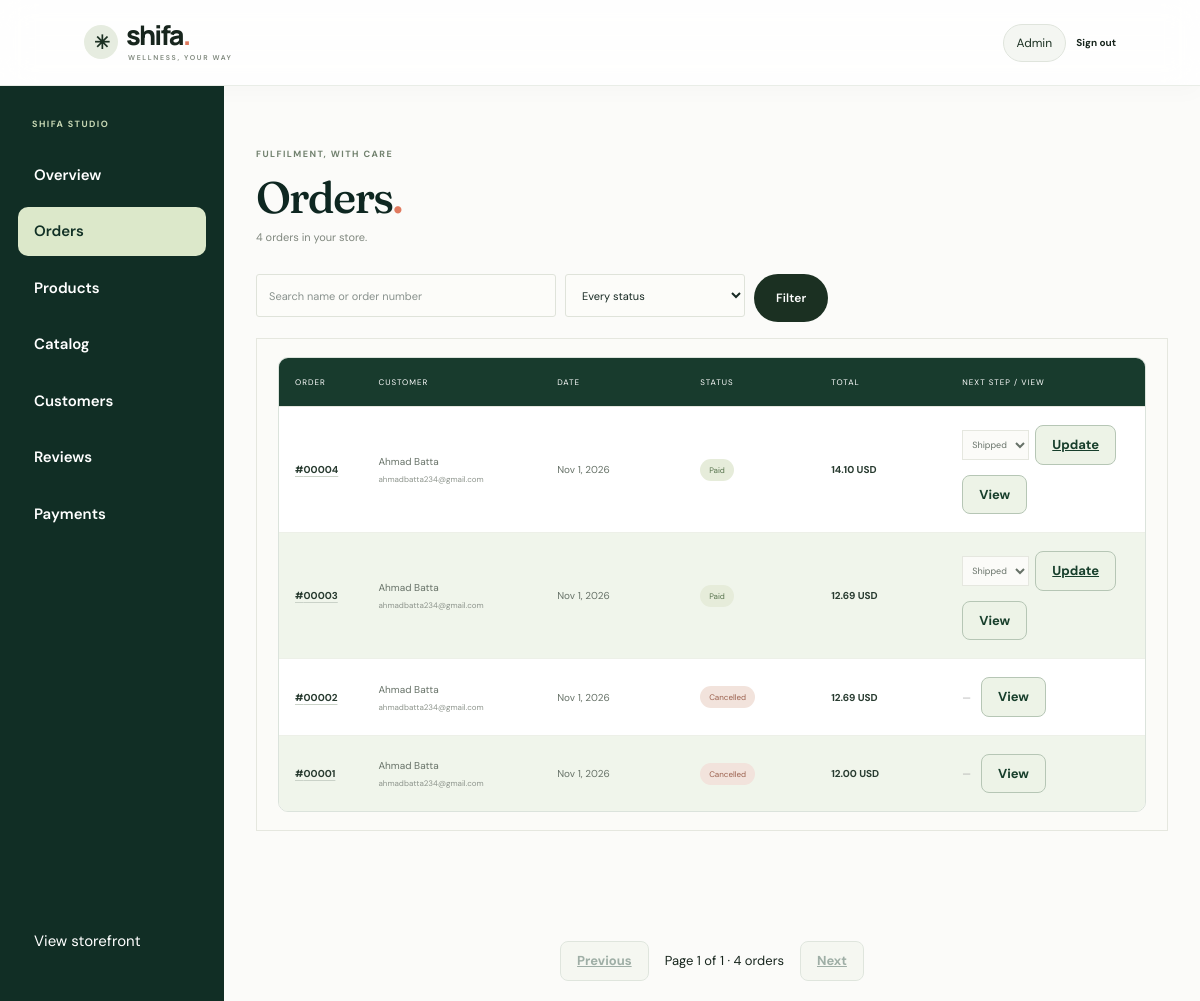
The app's page /admin/orders (signed in) with its own data.
### tables this page shows
CREATE TABLE `orders` (
  `id` int(10) UNSIGNED NOT NULL,
  `user_id` int(10) UNSIGNED NOT NULL,
  `status` enum('pending','paid','processing','shipped','delivered','cancelled','refunded') NOT NULL DEFAULT 'pending',
  `total` decimal(10,2) NOT NULL,
  `currency` char(3) NOT NULL DEFAULT 'usd',
  `discount_total` decimal(10,2) NOT NULL DEFAULT 0.00,
  `shipping_total` decimal(10,2) NOT NULL DEFAULT 0.00,
  `ship_name` varchar(100) NOT NULL,
  `ship_phone` varchar(30) NOT NULL,
  `ship_address` varchar(255) NOT NULL,
  `ship_city` varchar(80) NOT NULL,
  `shipping_time` datetime DEFAULT NULL,
  `processed_by_admin_id` int(10) UNSIGNED DEFAULT NULL,
  `created_at` datetime NOT NULL DEFAULT current_timestamp(),
  `updated_at` datetime NOT NULL DEFAULT current_timestamp() ON UPDATE current_timestamp()
);

CREATE TABLE `users` (
  `id` int(10) UNSIGNED NOT NULL,
  `name` varchar(100) NOT NULL,
  `email` varchar(150) NOT NULL,
  `password_hash` varchar(255) DEFAULT NULL,
  `google_id` varchar(100) DEFAULT NULL,
  `phone` varchar(30) DEFAULT NULL,
  `address` varchar(255) DEFAULT NULL,
  `city` varchar(80) DEFAULT NULL,
  `is_blocked_from_commenting` tinyint(1) NOT NULL DEFAULT 0,
  `is_blocked_from_rating` tinyint(1) NOT NULL DEFAULT 0,
  `blocked_by_admin_id` int(10) UNSIGNED DEFAULT NULL,
  `created_at` datetime NOT NULL DEFAULT current_timestamp(),
  `updated_at` datetime NOT NULL DEFAULT current_timestamp() ON UPDATE current_timestamp()
);

### app/Core/Controllers/AdminConsoleController.php (called while the page is built, shortened)
<?php
require_once __DIR__ . '/../Database.php';
require_once __DIR__ . '/../../Models/AdminOrder.php';
class AdminConsoleController extends Controller
{
    private PDO $db;
    private string $basePath;
    public function __construct()
    {
        $this->basePath = rtrim(str_replace('\\', '/', dirname($_SERVER['SCRIPT_NAME'] ?? '')), '/');
        $this->db = (new Database())->connect();
    }
    public function orders(): void
    {
        $model = new AdminOrder($this->db);
        $result = $model->getPaginatedOrders(max(1, (int) ($_GET['page'] ?? 1)), 8, ['status' => trim((string) ($_GET['status'] ?? '')), 'search' => trim((string) ($_GET['q'] ?? ''))]);
        $this->render('admin/orders', ['orders' => $result['orders'], 'page' => $result['page'], 'total' => $result['total'], 'title' => 'Orders']);
    }
    private function render(string $page, array $data): void
    {
        $this->view('layout', $data + [
            'page_view' => $page, 'base_path' => $this->basePath,
            'csrf_token' => $_SESSION['admin_csrf'], 'cart_count' => 0,
            'user' => ['name' => $_SESSION['name'] ?? 'Admin'], 'is_admin' => true,
        ]);
    }
}

### app/Core/Router.php (called while the page is built, shortened)
<?php
class Router
{
    private $routes = [];
    public function get($url, $action)
    {
        $this->routes['GET'][$url] = $action;
    }
    public function post($url, $action)
    {
        $this->routes['POST'][$url] = $action;
    }
    public function dispatch()
    {
        $method = $_SERVER['REQUEST_METHOD'];
        $url = parse_url($_SERVER['REQUEST_URI'], PHP_URL_PATH);
        $base = str_replace('\\', '/', dirname($_SERVER['SCRIPT_NAME']));
        if ($base !== '/' && strpos($url, $base) === 0) {
            $url = substr($url, strlen($base));
        }
        $url = rtrim($url, '/');
        list($controllerPath, $controllerMethod) = explode('@', $this->routes[$method][$url]);
        $controller = new $className();
        $controller->$controllerMethod();
    }
}

### public/index.php (called while the page is built)
<?php
require_once __DIR__ . '/../app/Core/Router.php';
$router = new Router();
$router->get('/', 'StorefrontController@home');
$router->get('/shop', 'StorefrontController@shop');
$router->get('/product', 'StorefrontController@product');
$router->post('/reviews', 'Admin/ReviewsController@store');
$router->get('/cart', 'StorefrontController@cart');
$router->post('/cart/add', 'StorefrontController@addToCart');
$router->post('/cart/update', 'StorefrontController@updateCart');
$router->post('/cart/remove', 'StorefrontController@removeFromCart');
$router->get('/account/orders', 'AccountController@orders');
$router->get('/account/order', 'AccountController@order');
$router->get('/admin/products', 'AdminConsoleController@products');
$router->get('/admin/product', 'AdminConsoleController@productForm');
$router->post('/admin/product/save', 'AdminConsoleController@saveProduct');
$router->post('/admin/product/delete', 'AdminConsoleController@deleteProduct');
$router->post('/admin/product/review-notes', 'AdminConsoleController@generateReviewNotes');
$router->get('/admin/orders', 'AdminConsoleController@orders');
$router->get('/admin/order', 'AdminConsoleController@orderDetails');
$router->post('/admin/order/status', 'AdminConsoleController@updateOrderStatus');
$router->get('/admin/users', 'AdminConsoleController@users');
$router->get('/admin/catalog', 'AdminConsoleController@catalog');
$router->post('/admin/catalog/category', 'AdminConsoleController@saveCategory');
$router->post('/admin/catalog/brand', 'AdminConsoleController@saveBrand');
$router->get('/checkout', 'CheckoutController@index');
$router->post('/checkout/cash-on-delivery', 'CheckoutController@cashOnDelivery');
$router->get('/checkout/return', 'CheckoutController@returnFromStripe');
$router->post('/checkout/verify', 'CheckoutController@verify');
$router->post('/orders', 'UserOrderController@store');
$router->get('/orders/csrf', 'UserOrderController@csrfToken');
$router->get('/admin/payments', 'Admin/PaymentsController@index');
$router->get('/admin', 'Admin/OverviewController@index');
$router->get('/admin/dashboard', 'Admin/OverviewController@index');
$router->get('/admin/reviews', 'Admin/ReviewsController@index');
$router->post('/admin/reviews/approve', 'Admin/ReviewsController@approve');
$router->post('/admin/reviews/reject', 'Admin/ReviewsController@reject');
$router->get('/profile', 'ProfileController@index');
$router->post('/profile/update', 'ProfileController@update');
$router->post('/profile/password', 'ProfileController@changePassword');
$router->get('/login', 'AuthPageController@index');
$router->post('/login', 'AuthPageController@login');
$router->post('/register', 'AuthPageController@register');
$router->get('/auth/google', 'AuthPageController@googleLogin');
$router->get('/auth/google/callback', 'AuthPageController@googleCallback');
$router->post('/logout', 'AuthPageController@logout');
$router->dispatch();

### app/Models/Order.php (called while the page is built, shortened)
<?php
class Order
{
    public function __construct(PDO $db)
    {
        $this->db = $db;
    }
}

### app/Models/AdminOrder.php (called while the page is built, shortened)
<?php
require_once __DIR__ . '/Order.php';
class AdminOrder extends Order
{
    public function getPaginatedOrders(
        int $page = 1,
        int $perPage = 10,
        array $filters = []
    ): array {
        $page = max(1, $page);
        $perPage = max(1, $perPage);
        $offset = ($page - 1) * $perPage;
        $where = [];
        $params = [];
        $whereSql = $where ? 'WHERE ' . implode(' AND ', $where) : '';
        $sql = "SELECT o.*, u.name AS customer_name, u.email
                FROM orders o
                JOIN users u ON o.user_id = u.id
                $whereSql
                ORDER BY o.created_at DESC
                LIMIT :limit OFFSET :offset";
        $stmt = $this->db->prepare($sql);
        $stmt->bindValue(':limit', $perPage, PDO::PARAM_INT);
        $stmt->bindValue(':offset', $offset, PDO::PARAM_INT);
        $stmt->execute();
        $orders = $stmt->fetchAll(PDO::FETCH_ASSOC);
        $countSql = "SELECT COUNT(*)
                     FROM orders o
                     JOIN users u ON o.user_id = u.id
                     $whereSql";
        $countStmt = $this->db->prepare($countSql);
        $countStmt->execute($params);
        return [
            'orders' => $orders,
            'total' => (int) $countStmt->fetchColumn(),
            'page' => $page,
            'per_page' => $perPage
        ];
    }
}

### app/Core/Database.php (called while the page is built, shortened)
<?php
class Database
{
    private $servername;
    private $username;
    private $password;
    private $dbname;
    public function __construct()
    {
        $this->servername = getenv('DB_HOST') ?: 'localhost';
        $this->username = getenv('DB_USER') ?: 'root';
        $this->password = getenv('DB_PASSWORD') ?: '';
        $this->dbname = getenv('DB_NAME') ?: 'vitemines';
    }
    public function connect()
    {
        try {
            $pdo = new PDO(
                "mysql:host={$this->servername};dbname={$this->dbname};charset=utf8mb4",
                $this->username,
                $this->password,
                [
                    PDO::ATTR_ERRMODE => PDO::ERRMODE_EXCEPTION,
                    PDO::ATTR_DEFAULT_FETCH_MODE => PDO::FETCH_ASSOC,
                    PDO::ATTR_EMULATE_PREPARES => false,
                ]
            );
            return $pdo;
        } catch (PDOException $e) {
            error_log('Database connection failed: ' . $e->getMessage());
            http_response_code(503);
            exit('The Shifa store is temporarily unavailable. Check the database configuration.');
        }
    }
}

### app/Views/admin/orders.php (the view, shortened to what this page needs)
<section class="section-wrap dashboard-page admin-page">
    <div class="dashboard-heading"><div><p class="eyebrow">FULFILMENT, WITH CARE</p><h1>Orders<span class="brand-dot">.</span></h1><p><?= (int) $total ?> orders in your store.</p></div></div>
    <form class="order-filters" action="<?= $e($base) ?>/admin/orders" method="get">
        <input name="q" value="<?= $e($_GET['q'] ?? '') ?>" placeholder="Search name or order number">
        <select name="status"><option value="">Every status</option></select>
        <button class="button button-dark">Filter</button>
    </form>
    <div class="data-card" data-server-paged>
        <div class="table-head orders-admin-head"><span>Order</span><span>Customer</span><span>Date</span><span>Status</span><span>Total</span><span>Next step / view</span></div>
        <?php foreach ($orders as $order): ?>
            <?php $orderUrl = $e($base) . '/admin/order?id=' . (int) $order['id']; ?>
            <div class="table-row orders-admin-head">
                <b><a class="admin-order-link" href="<?= $orderUrl ?>">#<?= str_pad((string) $order['id'], 5, '0', STR_PAD_LEFT) ?></a></b>
                <span><?= $e($order['customer_name']) ?><small><?= $e($order['email']) ?></small></span>
                <span><?= $e(date('M j, Y', strtotime($order['created_at']))) ?></span>
                <span><i class="status-pill status-<?= $e($order['status']) ?>"><?= $e(ucfirst($order['status'])) ?></i></span>
                <b><?= number_format((float) $order['total'], 2) ?> USD</b>
                <div class="admin-order-actions">
                    <?php $next = ['pending' => ['processing'], 'paid' => ['shipped'], 'processing' => ['paid', 'shipped'], 'shipped' => ['delivered']][$order['status']] ?? []; ?>
                    <?php if ($next): ?><form action="<?= $e($base) ?>/admin/order/status" method="post"><input type="hidden" name="csrf_token" value="<?= $e($csrf_token) ?>"><input type="hidden" name="order_id" value="<?= (int) $order['id'] ?>"><select name="status" aria-label="Update order status"><?php foreach ($next as $status): ?><option value="<?= $e($status) ?>"><?= $e(ucfirst($status)) ?></option><?php endforeach; ?></select><button class="mini-action">Update</button></form><?php else: ?><span class="muted">—</span><?php endif; ?>
                    <a class="mini-action admin-order-view" href="<?= $orderUrl ?>">View</a>
                </div>
            </div>
        <?php endforeach; ?>
    </div>
</section>
<nav class="table-pagination" aria-label="Order pages"><?php $pages=max(1,(int)ceil($total/8)); foreach (['Previous'=>max(1,$page-1),'Next'=>min($pages,$page+1)] as $label=>$target): ?><a class="mini-action" href="?<?= $e(http_build_query(array_merge($_GET,['page'=>$target]))) ?>" <?= ($label==='Previous' && $page<=1)||($label==='Next' && $page>=$pages) ? 'aria-disabled="true" tabindex="-1"' : '' ?>><?= $e($label) ?></a><?php if ($label==='Previous'): ?><span>Page <?= (int)$page ?> of <?= $pages ?> · <?= (int)$total ?> orders</span><?php endif; ?><?php endforeach; ?></nav>

### public/assets/css/shifa.css (style rules this page uses)
:root { --ink:#182a24;--forest:#0e2721;--sage:#b4c6a5;--lime:#d8e7b5;--cream:#f7f7f2;--sand:#eee9dc;--muted:#78817a;--line:#e5e7df;--rose:#e9c8b8;--serif:Georgia,'Times New Roman',serif;--sans:'DM Sans',sans-serif;--display:'Manrope',var(--sans) }
* { box-sizing:border-box }
html { scroll-behavior:smooth }
body { margin:0;font-family:var(--sans);color:var(--ink);background:var(--cream);font-size:15px }
a { color:inherit;text-decoration:none }
button,input,select,textarea { font:inherit }
button,a,select { -webkit-tap-highlight-color:transparent }
button { cursor:pointer }
.brand-dot { color:#a5b98d }
.eyebrow { margin:0 0 19px;font-size:9px;font-weight:700;letter-spacing:1.9px;color:#77866f }
.hero-copy h1,.shop-heading h1,.dashboard-heading h1,.detail-copy h1,.auth-story h1 { font:500 clamp(45px,5.25vw,76px)/1.03 var(--serif);letter-spacing:-2.8px;margin:0;color:var(--forest) }
.button { height:48px;padding:0 20px;border-radius:30px;border:1px solid transparent;display:inline-flex;align-items:center;justify-content:center;gap:22px;font-weight:600;font-size:11px;transition:transform .22s ease,background .22s ease,box-shadow .22s ease }
.button-dark { background:var(--forest);color:white }
.section-wrap { max-width:1290px;margin:0 auto;padding:85px clamp(24px,5vw,68px) }
.detail-form input,.detail-form select,.admin-form input,.admin-form textarea,.admin-form select,.auth-card input,.checkout-start input,.order-filters input,.order-filters select { width:100%;height:43px;border:1px solid #dfe3da;background:#fcfcf9;padding:0 12px;border-radius:3px;outline:0;font-size:11px;color:var(--ink) }
.dashboard-page { padding-top:62px;padding-bottom:90px }
.dashboard-heading { display:flex;justify-content:space-between;align-items:end;gap:20px;margin-bottom:29px }
.dashboard-heading .eyebrow { margin-bottom:13px }
.dashboard-heading h1 { font-size:48px }
.dashboard-heading>div>p:last-child { color:#80887f;font-size:11px;margin:9px 0 0 }
.data-card { background:#fbfbf8;border:1px solid var(--line);padding:18px 21px }
.table-head,.table-row { display:grid;align-items:center;gap:12px;padding:14px 8px }
.table-head { font-size:8px;color:#8c948b;text-transform:uppercase;letter-spacing:1px;border-bottom:1px solid var(--line) }
.table-row { border-bottom:1px solid #edf0e8;font-size:10px;color:#677268 }
.table-row:last-child { border-bottom:0 }
.table-row b { color:#283b30 }
.table-row small { display:block;font-size:8px;color:#8d948c;margin-top:4px }
.status-pill { font-style:normal;display:inline-flex;padding:5px 9px;border-radius:20px;background:#ebece5;color:#667064;font-size:8px;white-space:nowrap }
.status-paid,.status-processing { background:#e6ecda;color:#57734d }
.status-failed,.status-cancelled,.status-refunded { background:#f2e3dc;color:#9b604d }
.admin-page { max-width:1450px }
.admin-page .dashboard-heading h1 { font-size:44px }
.orders-admin-head { grid-template-columns:.6fr 1.4fr 1.1fr 1fr 1fr 1.4fr }
.order-filters { display:flex;gap:9px;margin:0 0 16px }
.order-filters input { max-width:300px }
.order-filters select { max-width:180px }
.order-filters .button { height:43px }
.orders-admin-head form { display:flex;align-items:center;gap:6px }
.orders-admin-head select { height:30px;max-width:115px;border:1px solid var(--line);background:#fbfbf8;font-size:9px;padding:0 5px }
.mini-action { border:0;background:none;color:#69805e;text-decoration:underline;font-size:9px }
.muted { color:#aaa }
.admin-page .data-card { overflow-x:auto }

### public/assets/css/shifa-home.css (style rules this page uses)
.button { height:48px;font-size:12px }
.button-dark { background:#111c19;color:white }

### public/assets/css/shifa-reviews.css (style rules this page uses)
.admin-order-link { color:inherit;text-decoration:underline;text-decoration-color:#cad2c8;text-underline-offset:3px }
.admin-order-actions { display:flex;align-items:center;gap:8px;flex-wrap:wrap }
.admin-order-actions form { display:flex;align-items:center;gap:6px;flex-wrap:wrap }
.admin-order-view { display:inline-flex;align-items:center;justify-content:center;text-decoration:none }

### records on screen
orders: id "00004", user.name "Ahmad Batta", user.email "ahmadbatta234@gmail.com", created_at "Nov 1, 2026", status "Paid", total "14.10"
orders: id "00003", user.name "Ahmad Batta", user.email "ahmadbatta234@gmail.com", created_at "Nov 1, 2026", status "Paid", total "12.69"
orders: id "00002", user.name "Ahmad Batta", user.email "ahmadbatta234@gmail.com", created_at "Nov 1, 2026", status "Cancelled", total "12.69"
orders: id "00001", user.name "Ahmad Batta", user.email "ahmadbatta234@gmail.com", created_at "Nov 1, 2026", status "Cancelled", total "12.00"

### other values on screen
$e($label) "Overview"
$e($label) "Orders"
$e($label) "Products"
$e($label) "Catalog"
$e($label) "Customers"
$e($label) "Reviews"
$e($label) "Payments"
$total "4"
$e($label) "Previous"
$page "1"
$pages "1"
$e($label) "Next"
form field status "Shipped"
